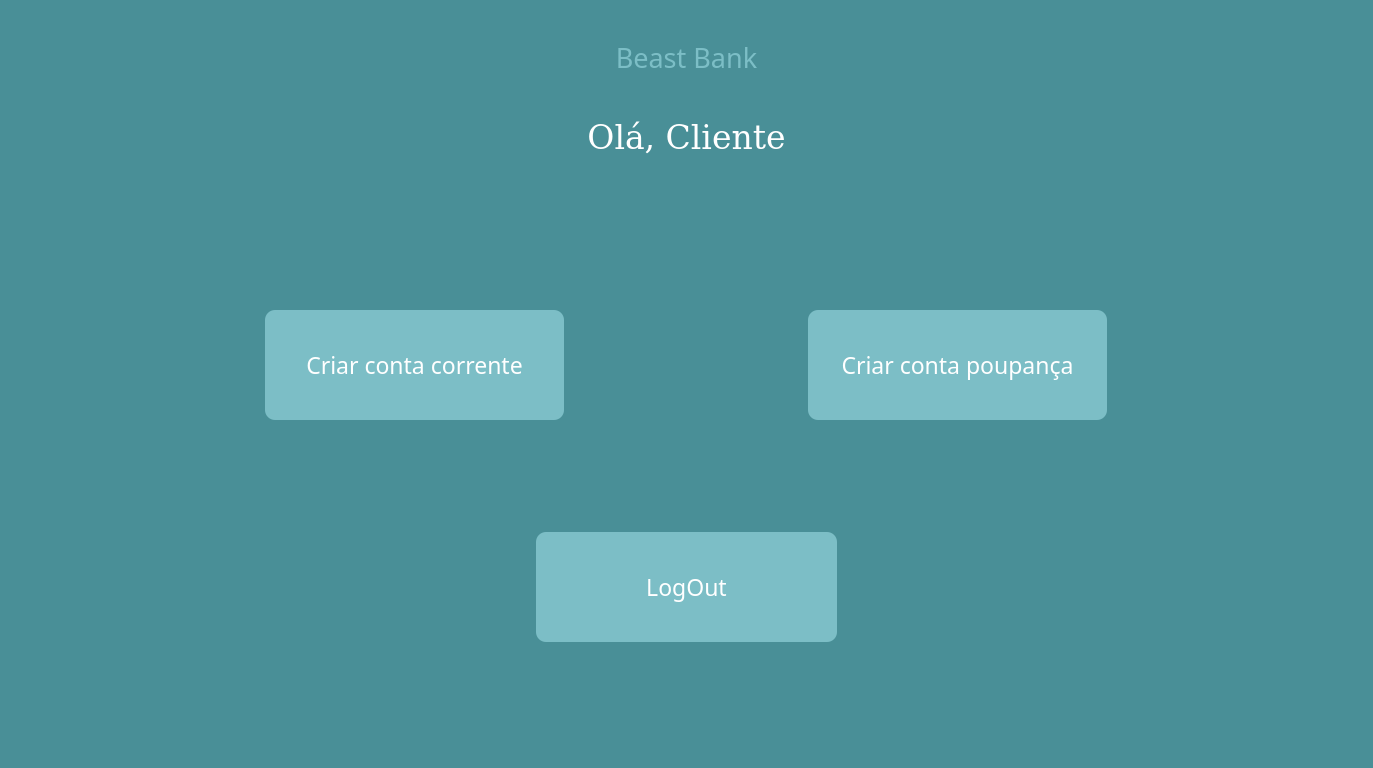
<?xml version="1.0" encoding="UTF-8"?>
<ui version="4.0">
 <class>MainWindow</class>
 <widget class="QMainWindow" name="MainWindow">
  <property name="geometry">
   <rect>
    <x>0</x>
    <y>0</y>
    <width>1373</width>
    <height>768</height>
   </rect>
  </property>
  <property name="font">
   <font>
    <family>Tlwg Mono</family>
   </font>
  </property>
  <property name="windowTitle">
   <string>Dashboard</string>
  </property>
  <property name="layoutDirection">
   <enum>Qt::LeftToRight</enum>
  </property>
  <property name="styleSheet">
   <string notr="true">background-color: #498f97</string>
  </property>
  <widget class="QWidget" name="centralwidget">
   <layout class="QGridLayout" name="gridLayout">
    <item row="0" column="0">
     <widget class="QFrame" name="frame">
      <property name="maximumSize">
       <size>
        <width>16777215</width>
        <height>200</height>
       </size>
      </property>
      <property name="styleSheet">
       <string notr="true">border: 0px</string>
      </property>
      <property name="frameShape">
       <enum>QFrame::StyledPanel</enum>
      </property>
      <property name="frameShadow">
       <enum>QFrame::Raised</enum>
      </property>
      <property name="lineWidth">
       <number>0</number>
      </property>
      <layout class="QGridLayout" name="gridLayout_2">
       <item row="0" column="0">
        <widget class="QLabel" name="label_2">
         <property name="maximumSize">
          <size>
           <width>16777215</width>
           <height>28</height>
          </size>
         </property>
         <property name="font">
          <font>
           <family>Sawasdee</family>
           <pointsize>20</pointsize>
          </font>
         </property>
         <property name="styleSheet">
          <string notr="true">color: #7cbec6;</string>
         </property>
         <property name="text">
          <string>Beast Bank</string>
         </property>
         <property name="alignment">
          <set>Qt::AlignCenter</set>
         </property>
        </widget>
       </item>
       <item row="1" column="0">
        <widget class="QLabel" name="label">
         <property name="maximumSize">
          <size>
           <width>16777215</width>
           <height>71</height>
          </size>
         </property>
         <property name="font">
          <font>
           <family>DejaVu Serif</family>
           <pointsize>25</pointsize>
          </font>
         </property>
         <property name="styleSheet">
          <string notr="true">color: #fff;
</string>
         </property>
         <property name="text">
          <string>Olá, Cliente</string>
         </property>
         <property name="alignment">
          <set>Qt::AlignCenter</set>
         </property>
        </widget>
       </item>
      </layout>
     </widget>
    </item>
    <item row="1" column="0">
     <widget class="QFrame" name="frame_2">
      <property name="styleSheet">
       <string notr="true">border: 0px</string>
      </property>
      <property name="frameShape">
       <enum>QFrame::StyledPanel</enum>
      </property>
      <property name="frameShadow">
       <enum>QFrame::Raised</enum>
      </property>
      <layout class="QGridLayout" name="gridLayout_3">
       <item row="1" column="0">
        <widget class="QWidget" name="widget_2" native="true">
         <property name="maximumSize">
          <size>
           <width>16777215</width>
           <height>150</height>
          </size>
         </property>
         <layout class="QGridLayout" name="gridLayout_5">
          <item row="0" column="0">
           <widget class="QPushButton" name="pushButton_5">
            <property name="maximumSize">
             <size>
              <width>301</width>
              <height>110</height>
             </size>
            </property>
            <property name="font">
             <font>
              <family>Sans Serif</family>
              <pointsize>17</pointsize>
              <weight>50</weight>
              <italic>false</italic>
              <bold>false</bold>
              <strikeout>false</strikeout>
             </font>
            </property>
            <property name="cursor">
             <cursorShape>PointingHandCursor</cursorShape>
            </property>
            <property name="styleSheet">
             <string notr="true">
QPushButton {

	color: #fff;
	border-radius: 10px;
	background-color: #7cbec6
}

QPushButton:hover{
	background-color: rgb(140, 214, 223);
	border: 1px groove rgb(140, 214, 223);
}</string>
            </property>
            <property name="text">
             <string>LogOut</string>
            </property>
           </widget>
          </item>
         </layout>
        </widget>
       </item>
       <item row="0" column="0">
        <widget class="QWidget" name="widget" native="true">
         <property name="maximumSize">
          <size>
           <width>16777215</width>
           <height>150</height>
          </size>
         </property>
         <property name="styleSheet">
          <string notr="true">border: 0px</string>
         </property>
         <layout class="QGridLayout" name="gridLayout_4">
          <item row="0" column="0">
           <widget class="QPushButton" name="pushButton_2">
            <property name="maximumSize">
             <size>
              <width>299</width>
              <height>110</height>
             </size>
            </property>
            <property name="font">
             <font>
              <family>Sans Serif</family>
              <pointsize>17</pointsize>
              <weight>50</weight>
              <italic>false</italic>
              <bold>false</bold>
              <strikeout>false</strikeout>
             </font>
            </property>
            <property name="cursor">
             <cursorShape>PointingHandCursor</cursorShape>
            </property>
            <property name="styleSheet">
             <string notr="true">
QPushButton {

	color: #fff;
	border-radius: 10px;
	background-color: #7cbec6
}

QPushButton:hover{
	background-color: rgb(140, 214, 223);
	border: 1px groove rgb(140, 214, 223);
}</string>
            </property>
            <property name="text">
             <string>Criar conta corrente</string>
            </property>
           </widget>
          </item>
          <item row="0" column="1">
           <widget class="QPushButton" name="pushButton_3">
            <property name="maximumSize">
             <size>
              <width>299</width>
              <height>110</height>
             </size>
            </property>
            <property name="font">
             <font>
              <family>Sans Serif</family>
              <pointsize>17</pointsize>
              <weight>50</weight>
              <italic>false</italic>
              <bold>false</bold>
              <strikeout>false</strikeout>
             </font>
            </property>
            <property name="cursor">
             <cursorShape>PointingHandCursor</cursorShape>
            </property>
            <property name="styleSheet">
             <string notr="true">
QPushButton {

	color: #fff;
	border-radius: 10px;
	background-color: #7cbec6
}

QPushButton:hover{
	background-color: rgb(140, 214, 223);
	border: 1px groove rgb(140, 214, 223);
}</string>
            </property>
            <property name="text">
             <string>Criar conta poupança</string>
            </property>
           </widget>
          </item>
         </layout>
        </widget>
       </item>
      </layout>
     </widget>
    </item>
   </layout>
  </widget>
  <widget class="QStatusBar" name="statusbar"/>
 </widget>
 <resources/>
 <connections/>
</ui>
